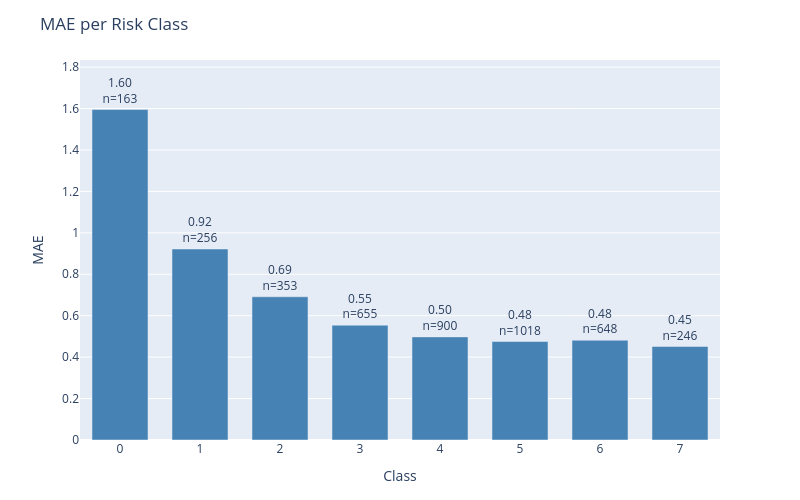

This figure's notebook cell:
### Code cell
plot_error_by_group(
    df=results_test,
    y_true_col='actual',
    y_pred_col='prediction',
    group_by='class',
    metric='mae',
    title='MAE per Risk Class'
)

### Figure 1 — Plotly figure (JSON) as saved in the notebook; plotly's stock layout.template omitted (floating-point values rounded to 4 significant figures)
{"data": [{"marker": {"color": "steelblue"}, "text": ["1.60<br>n=163", "0.92<br>n=256", "0.69<br>n=353", "0.55<br>n=655", "0.50<br>n=900", "0.48<br>n=1018", "0.48<br>n=648", "0.45<br>n=246"], "textposition": "outside", "type": "bar", "x": ["0", "1", "2", "3", "4", "5", "6", "7"], "y": [1.595, 0.9219, 0.6912, 0.5542, 0.4978, 0.4754, 0.4815, 0.4512]}], "layout": {"bargap": 0.3, "height": 500, "margin": {"b": 60, "t": 60}, "title": {"text": "MAE per Risk Class"}, "uniformtext": {"minsize": 8, "mode": "hide"}, "width": 800, "xaxis": {"title": {"text": "Class"}}, "yaxis": {"range": [0, 1.834], "title": {"text": "MAE"}}}}
